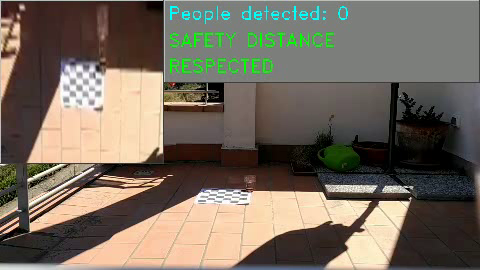
#> input picture frame 46 of samples/sample_b.avi, 480 x 270 px, given in place of output.avi, which was not available
$ python opencv_webcam_test.py
#> lines starting #> are read from the running program, lines starting #| are printed output that depends on the picture; after the words box and inside, x2 and y2 are one past the last pixel; in counts of white or black regions, pixels touching at a corner belong together
import numpy as np
import cv2

input = 'output.avi'
cap = cv2.VideoCapture(input)  # 0 or -1 For default camera, 1 for next one and so on; passing a string containing a path/filename opens an external video file

save_to = 'output2.avi'
fourcc = cv2.VideoWriter_fourcc(*'XVID') # Defines the codec and creates a VideoWriter object
out = cv2.VideoWriter(save_to, fourcc, 20.0, (640,480))

frame_number = 0  # Frame counter
position = (5, int(cap.get(4) - 10))  # Text position

while True:

    if not cap.isOpened():  # Check that the capture has been initialized
        cap.open()

    ret, frame = cap.read()  # Frame by frame capture; returns a boolean: True if the frame has been read correctly, False otherwise; also returns a frame
#> frame is the input picture: shape (270, 480, 3); mean B, G, R 95.1, 108.1, 117.7
    frame_number += 1
    f = str(frame_number)

    # Frame processing
    cv2.putText(frame, f, position, cv2.FONT_HERSHEY_SIMPLEX, 1, (0, 255, 0, 255), 3)
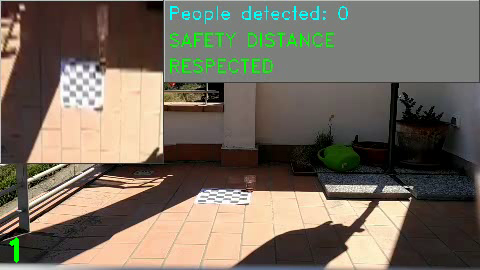
#> frame: shape (270, 480, 3); 0.11% of pixels changed, all inside (x1, y1, x2, y2) = (9, 237, 19, 263)

    out.write(frame)

    if isinstance(input, int):
        window_name = 'Webcam'
    else:
        window_name = input
    cv2.imshow(window_name, frame)
    k = cv2.waitKey(33)
#> (key Esc is pressed here)
    if k == 27:
        break

cap.release()  # Release the capture when finished
out.release()
cv2.destroyAllWindows()

$ run again, starting later in the video
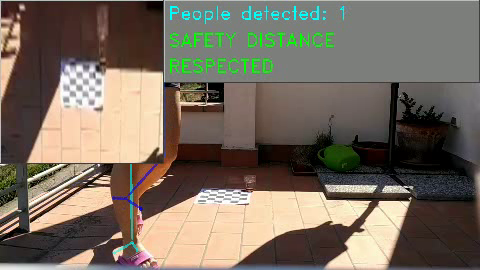
#> input picture frame 208 of samples/sample_b.avi, 480 x 270 px, given in place of output.avi, which was not available
#> frame is the input picture: shape (270, 480, 3); mean B, G, R 95.9, 108.9, 119.4
#> `cv2.putText(frame, f, position, cv2.FONT_HERSHEY_SIMPLEX, 1, (0, 255, ..`:
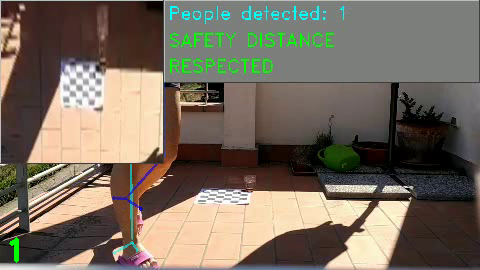
#> frame: shape (270, 480, 3); 0.11% of pixels changed, all inside (x1, y1, x2, y2) = (9, 237, 19, 263)

$ run again, starting later in the video
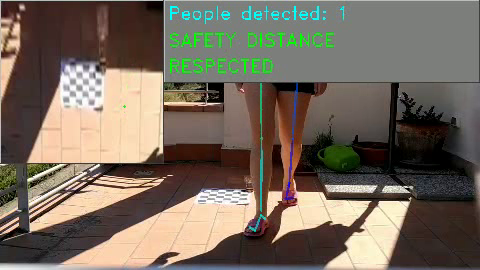
#> input picture frame 371 of samples/sample_b.avi, 480 x 270 px, given in place of output.avi, which was not available
#> frame is the input picture: shape (270, 480, 3); mean B, G, R 94.3, 107.3, 118.2
#> `cv2.putText(frame, f, position, cv2.FONT_HERSHEY_SIMPLEX, 1, (0, 255, ..`:
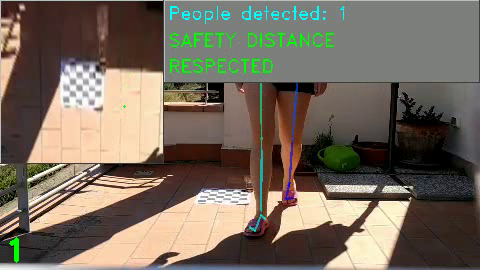
#> frame: shape (270, 480, 3); 0.11% of pixels changed, all inside (x1, y1, x2, y2) = (9, 237, 19, 263)
